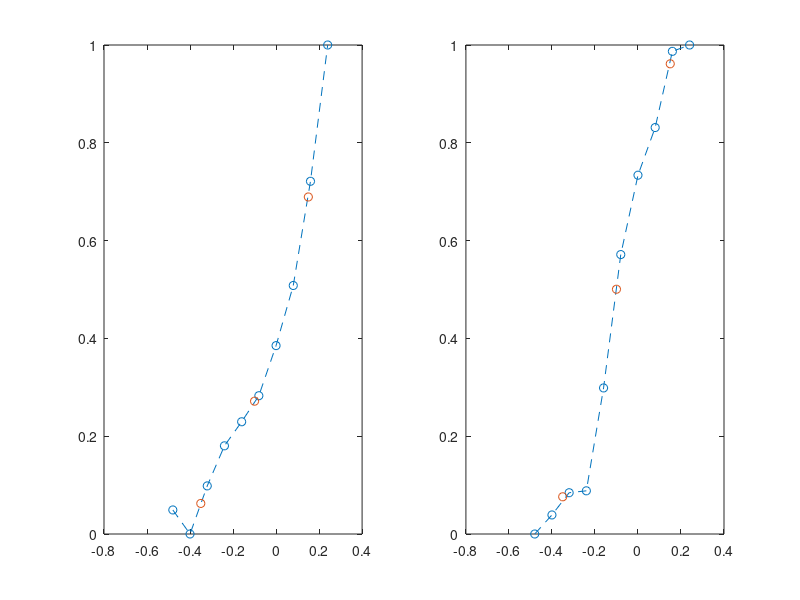
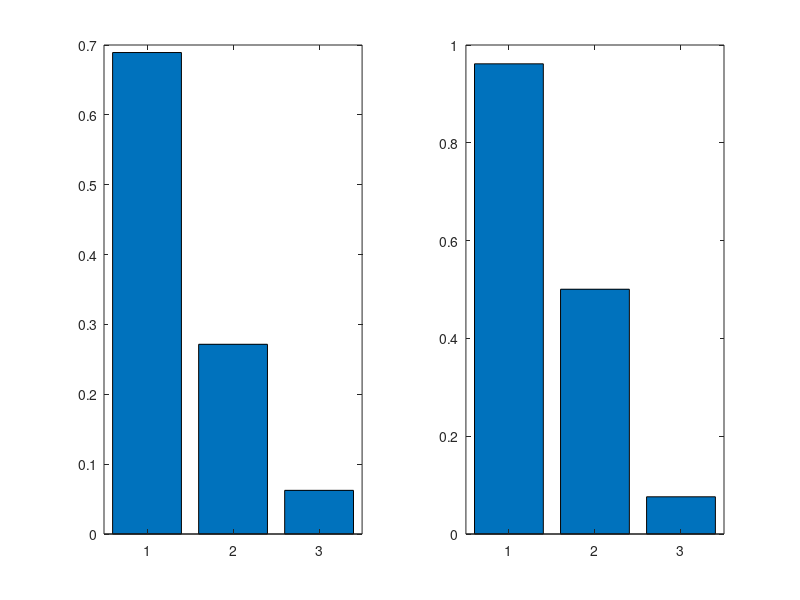

MATLAB code to generate these figures, in order:
figure
clear
clc
subplot(1,2,1)
positionValuesMM2000 = [-0.48 -0.4 -0.32 -0.24 -0.16 -0.08 0 0.08 0.16 0.24];
stiffnessValuesMM2000 = [0.42 0.39 0.45 0.5 0.53 0.5625 0.625 0.7 0.83 1];
stiffnessValuesMM2000 = stiffnessValuesMM2000 - min(stiffnessValuesMM2000);
stiffnessValuesMM2000 = stiffnessValuesMM2000 / max(stiffnessValuesMM2000);
p = polyfit (positionValuesMM2000,stiffnessValuesMM2000,7);
positionExperimental = [-0.35 -0.1 0.15];
stiffnessExperimentalFromMM2000 = polyval(p,positionExperimental);

plot(positionValuesMM2000,stiffnessValuesMM2000,'--o')
hold on
plot(positionExperimental,stiffnessExperimentalFromMM2000,'o')
subplot(1,2,2)
stretchReflexValuesMM2000 = [0.06 0.09 0.125 0.128 0.29 0.5 0.625 0.7 0.82 0.83];
stretchReflexValuesMM2000 = stretchReflexValuesMM2000 - min(stretchReflexValuesMM2000);
stretchReflexValuesMM2000 = stretchReflexValuesMM2000 / max(stretchReflexValuesMM2000);
plot(positionValuesMM2000,stretchReflexValuesMM2000,'--o')
p = polyfit (positionValuesMM2000,stretchReflexValuesMM2000,7);
positionExperimental = [-0.35 -0.1 0.15];
stretchReflexExperimentalFromMM2000 = polyval(p,positionExperimental);
hold on
plot(positionExperimental,stretchReflexExperimentalFromMM2000,'o')
figure
subplot(1,2,1)
bar(stiffnessExperimentalFromMM2000(end:-1:1))
subplot(1,2,2)
bar(stretchReflexExperimentalFromMM2000(end:-1:1))